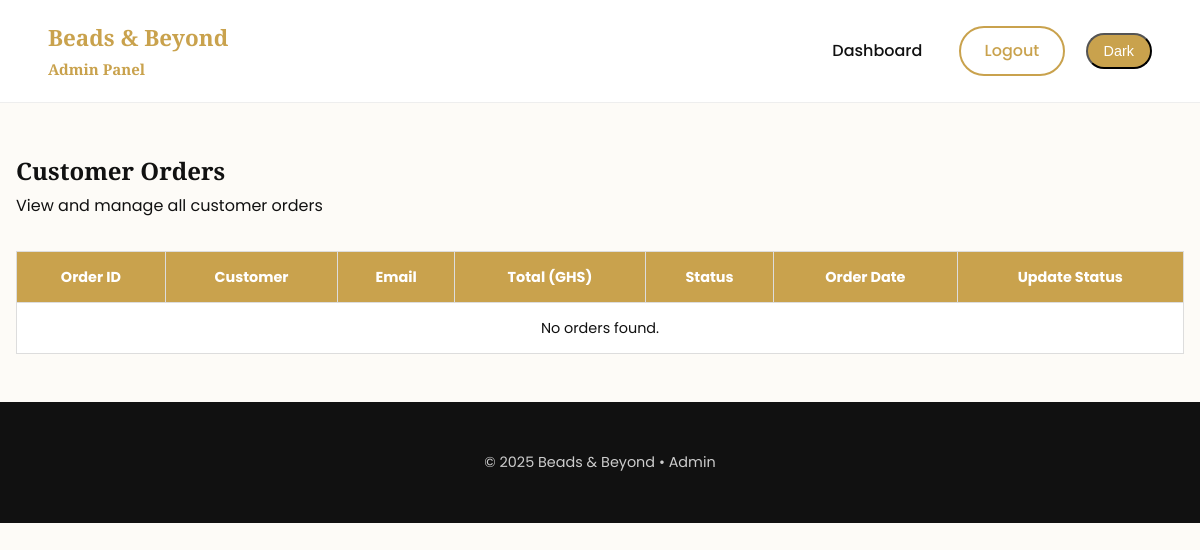
The app's page /admin/view_orders.php (signed in), older data.
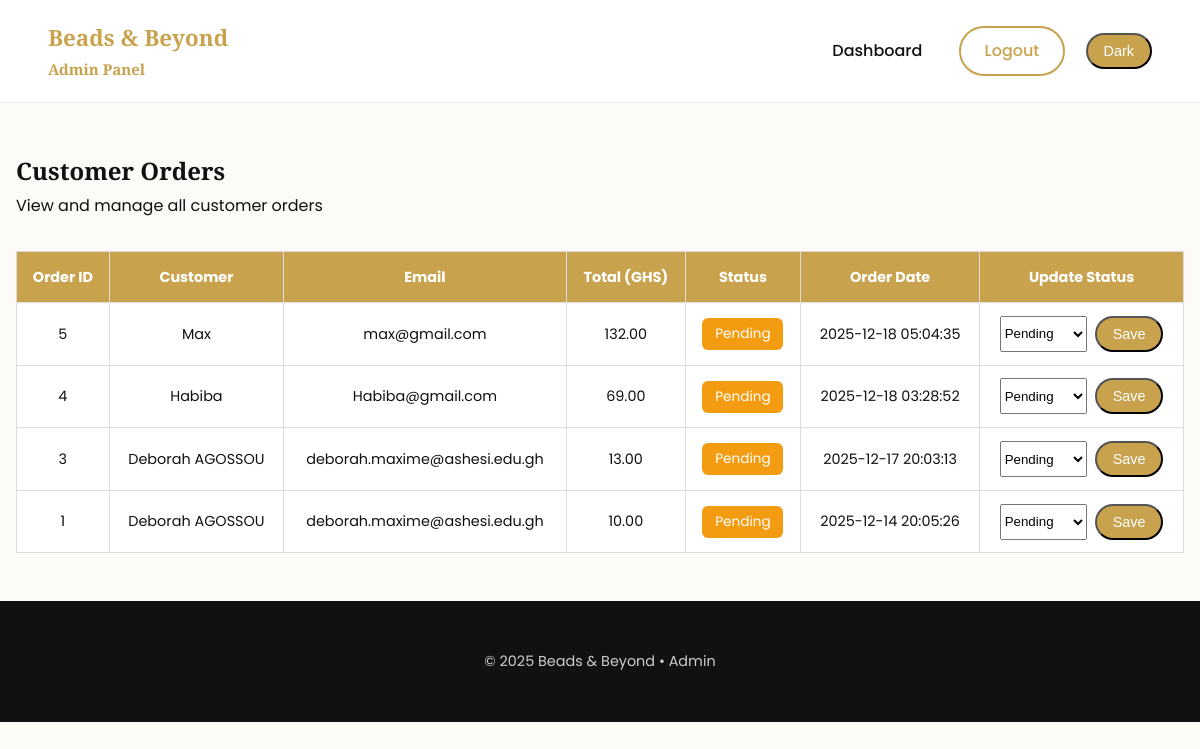
The same page, newer data.
### tables this page shows
CREATE TABLE `orders` (
  `order_id` int NOT NULL,
  `user_id` int NOT NULL,
  `total_amount` decimal(10,2) NOT NULL,
  `order_status` enum('Pending','Paid','Shipped','Completed','Cancelled') DEFAULT 'Pending',
  `created_at` timestamp NOT NULL DEFAULT CURRENT_TIMESTAMP,
  `updated_at` timestamp NOT NULL DEFAULT CURRENT_TIMESTAMP ON UPDATE CURRENT_TIMESTAMP,
  `payment_method` varchar(50) NOT NULL DEFAULT 'COD'
);

CREATE TABLE `users` (
  `user_id` int NOT NULL,
  `full_name` varchar(100) NOT NULL,
  `email` varchar(100) NOT NULL,
  `password_hash` varchar(255) NOT NULL,
  `phone` varchar(20) DEFAULT NULL,
  `created_at` timestamp NOT NULL DEFAULT CURRENT_TIMESTAMP,
  `is_admin` tinyint(1) DEFAULT '0'
);

### admin/view_orders.php (the view, shortened to what this page needs)
<?php
require '../php/db.php';
$stmt = $pdo->query("
    SELECT o.*, u.full_name, u.email
    FROM orders o
    JOIN users u ON o.user_id = u.user_id
    ORDER BY o.created_at DESC
");
$orders = $stmt->fetchAll();
?>
<!DOCTYPE html>
<html lang="en">
<head>
    <link rel="stylesheet" href="../css/style.css">
</head>
<body>
<header class="main-header">
    <div class="logo">
        Beads & Beyond
        <h6 class="logo-tagline">Admin Panel</h6>
    </div>
    <nav class="main-nav">
        <a href="admin.php">Dashboard</a>
        <a href="../php/logout.php" class="btn-outline">Logout</a>
        <button id="darkToggle" class="btn-small">Dark</button>
    </nav>
</header>
<section class="admin-dashboard">
    <h1>Customer Orders</h1>
    <p>View and manage all customer orders</p>
    <table class="orders-table">
        <thead>
            <tr>
                <th>Order ID</th>
                <th>Customer</th>
                <th>Email</th>
                <th>Total (GHS)</th>
                <th>Status</th>
                <th>Order Date</th>
                <th>Update Status</th>
            </tr>
        </thead>
        <tbody>
        <?php if (count($orders) > 0): ?>
            <?php foreach ($orders as $order): ?>
                <tr>
                    <td><?= htmlspecialchars($order['order_id']) ?></td>
                    <td><?= htmlspecialchars($order['full_name']) ?></td>
                    <td><?= htmlspecialchars($order['email']) ?></td>
                    <td><?= number_format($order['total_amount'], 2) ?></td>
                    <td>
                        <span class="status <?= htmlspecialchars($order['order_status']) ?>">
                            <?= htmlspecialchars($order['order_status']) ?>
                        </span>
                    </td>
                    <td><?= htmlspecialchars($order['created_at']) ?></td>
                    <td>
                        <form method="POST" style="display:flex; gap:0.5rem; justify-content:center;">
                            <select name="status">
                                <option value="Pending" <?= $order['order_status']=='Pending'?'selected':'' ?>>Pending</option>
                            </select>
                            <button type="submit" class="btn-small">Save</button>
                        </form>
                    </td>
                </tr>
            <?php endforeach; ?>
        <?php else: ?>
            <tr>
                <td colspan="7" style="text-align:center;">No orders found.</td>
            </tr>
        <?php endif; ?>
        </tbody>
    </table>
</section>
<footer class="footer">
    <p>© <?= date('Y') ?> Beads & Beyond • Admin</p>
</footer>
</body>
</html>

Row changes from the older to the newer data that the page shows:
added orders: order_id "5", user.full_name "Max", user.email "max@gmail.com", total_amount "132.00", order_status "Pending", created_at "2025-12-18 05:04:35", status "Pending"
added orders: order_id "4", user.full_name "Habiba", user.email "Habiba@gmail.com", total_amount "69.00", order_status "Pending", created_at "2025-12-18 03:28:52", status "Pending"
added orders: order_id "3", user.full_name "Deborah AGOSSOU", user.email "deborah.maxime@ashesi.edu.gh", total_amount "13.00", order_status "Pending", created_at "2025-12-17 20:03:13", status "Pending"
added orders: order_id "1", user.full_name "Deborah AGOSSOU", user.email "deborah.maxime@ashesi.edu.gh", total_amount "10.00", order_status "Pending", created_at "2025-12-14 20:05:26", status "Pending"
Text that changed along with them:
text no longer shown: "No orders found."
